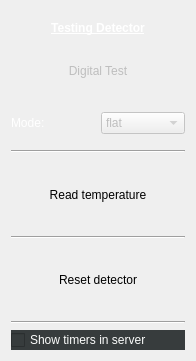
        <widget class="QWidget" name="layoutWidget_2">
         <property name="geometry">
          <rect>
           <x>750</x>
           <y>10</y>
           <width>196</width>
           <height>361</height>
          </rect>
         </property>
         <layout class="QVBoxLayout" name="verticalLayout_7">
          <property name="sizeConstraint">
           <enum>QLayout::SetDefaultConstraint</enum>
          </property>
          <item>
           <spacer name="verticalSpacer_10">
            <property name="orientation">
             <enum>Qt::Vertical</enum>
            </property>
            <property name="sizeType">
             <enum>QSizePolicy::Fixed</enum>
            </property>
            <property name="sizeHint" stdset="0">
             <size>
              <width>20</width>
              <height>10</height>
             </size>
            </property>
           </spacer>
          </item>
          <item>
           <widget class="QLabel" name="label_28">
            <property name="sizePolicy">
             <sizepolicy hsizetype="Preferred" vsizetype="Fixed">
              <horstretch>0</horstretch>
              <verstretch>0</verstretch>
             </sizepolicy>
            </property>
            <property name="font">
             <font>
              <weight>75</weight>
              <bold>true</bold>
              <underline>true</underline>
             </font>
            </property>
            <property name="styleSheet">
             <string notr="true">color: white</string>
            </property>
            <property name="text">
             <string>Testing Detector</string>
            </property>
            <property name="alignment">
             <set>Qt::AlignCenter</set>
            </property>
           </widget>
          </item>
          <item>
           <spacer name="verticalSpacer_3">
            <property name="orientation">
             <enum>Qt::Vertical</enum>
            </property>
            <property name="sizeType">
             <enum>QSizePolicy::Fixed</enum>
            </property>
            <property name="sizeHint" stdset="0">
             <size>
              <width>20</width>
              <height>5</height>
             </size>
            </property>
           </spacer>
          </item>
          <item>
           <widget class="QPushButton" name="pushButton_DigitalTest">
            <property name="enabled">
             <bool>false</bool>
            </property>
            <property name="sizePolicy">
             <sizepolicy hsizetype="Preferred" vsizetype="Preferred">
              <horstretch>0</horstretch>
              <verstretch>0</verstretch>
             </sizepolicy>
            </property>
            <property name="text">
             <string>Digital Test</string>
            </property>
            <property name="flat">
             <bool>true</bool>
            </property>
           </widget>
          </item>
          <item>
           <spacer name="verticalSpacer_11">
            <property name="orientation">
             <enum>Qt::Vertical</enum>
            </property>
            <property name="sizeType">
             <enum>QSizePolicy::Fixed</enum>
            </property>
            <property name="sizeHint" stdset="0">
             <size>
              <width>20</width>
              <height>10</height>
             </size>
            </property>
           </spacer>
          </item>
          <item>
           <layout class="QHBoxLayout" name="horizontalLayout_4">
            <item>
             <widget class="QLabel" name="label_TestModeDigitalTest">
              <property name="sizePolicy">
               <sizepolicy hsizetype="Preferred" vsizetype="Fixed">
                <horstretch>0</horstretch>
                <verstretch>0</verstretch>
               </sizepolicy>
              </property>
              <property name="layoutDirection">
               <enum>Qt::LeftToRight</enum>
              </property>
              <property name="styleSheet">
               <string notr="true">color: white</string>
              </property>
              <property name="text">
               <string>Mode:</string>
              </property>
              <property name="alignment">
               <set>Qt::AlignLeading|Qt::AlignLeft|Qt::AlignVCenter</set>
              </property>
             </widget>
            </item>
            <item>
             <widget class="QComboBox" name="comboBox_DigitalTestMode">
              <property name="enabled">
               <bool>false</bool>
              </property>
              <property name="sizePolicy">
               <sizepolicy hsizetype="Preferred" vsizetype="Fixed">
                <horstretch>0</horstretch>
                <verstretch>0</verstretch>
               </sizepolicy>
              </property>
              <property name="styleSheet">
               <string notr="true">QComboBox:enabled{
color: rgb(0,0,51);
}
QComboBox:disable{
color: rgb(203, 200, 198);
}</string>
              </property>
              <item>
               <property name="text">
                <string>flat</string>
               </property>
              </item>
              <item>
               <property name="text">
                <string>strip</string>
               </property>
              </item>
              <item>
               <property name="text">
                <string>gradient</string>
               </property>
              </item>
             </widget>
            </item>
           </layout>
          </item>
          <item>
           <spacer name="verticalSpacer_24">
            <property name="orientation">
             <enum>Qt::Vertical</enum>
            </property>
            <property name="sizeType">
             <enum>QSizePolicy::Fixed</enum>
            </property>
            <property name="sizeHint" stdset="0">
             <size>
              <width>20</width>
              <height>10</height>
             </size>
            </property>
           </spacer>
          </item>
          <item>
           <widget class="Line" name="line_10">
            <property name="orientation">
             <enum>Qt::Horizontal</enum>
            </property>
           </widget>
          </item>
          <item>
           <spacer name="verticalSpacer_29">
            <property name="orientation">
             <enum>Qt::Vertical</enum>
            </property>
            <property name="sizeType">
             <enum>QSizePolicy::Fixed</enum>
            </property>
            <property name="sizeHint" stdset="0">
             <size>
              <width>20</width>
              <height>10</height>
             </size>
            </property>
           </spacer>
          </item>
          <item>
           <widget class="QPushButton" name="pushButton_ReadTemperature">
            <property name="sizePolicy">
             <sizepolicy hsizetype="Minimum" vsizetype="Preferred">
              <horstretch>0</horstretch>
              <verstretch>0</verstretch>
             </sizepolicy>
            </property>
            <property name="text">
             <string>Read temperature</string>
            </property>
            <property name="flat">
             <bool>true</bool>
            </property>
           </widget>
          </item>
          <item>
           <spacer name="verticalSpacer_30">
            <property name="orientation">
             <enum>Qt::Vertical</enum>
            </property>
            <property name="sizeType">
             <enum>QSizePolicy::Fixed</enum>
            </property>
            <property name="sizeHint" stdset="0">
             <size>
              <width>20</width>
              <height>10</height>
             </size>
            </property>
           </spacer>
          </item>
          <item>
           <widget class="Line" name="line_9">
            <property name="orientation">
             <enum>Qt::Horizontal</enum>
            </property>
           </widget>
          </item>
          <item>
           <spacer name="verticalSpacer_22">
            <property name="orientation">
             <enum>Qt::Vertical</enum>
            </property>
            <property name="sizeType">
             <enum>QSizePolicy::Fixed</enum>
            </property>
            <property name="sizeHint" stdset="0">
             <size>
              <width>20</width>
              <height>10</height>
             </size>
            </property>
           </spacer>
          </item>
          <item>
           <widget class="QPushButton" name="pushButton_ResetDetector">
            <property name="sizePolicy">
             <sizepolicy hsizetype="Minimum" vsizetype="Preferred">
              <horstretch>0</horstretch>
              <verstretch>0</verstretch>
             </sizepolicy>
            </property>
            <property name="text">
             <string>Reset detector</string>
            </property>
            <property name="flat">
             <bool>true</bool>
            </property>
           </widget>
          </item>
          <item>
           <spacer name="verticalSpacer_23">
            <property name="orientation">
             <enum>Qt::Vertical</enum>
            </property>
            <property name="sizeType">
             <enum>QSizePolicy::Fixed</enum>
            </property>
            <property name="sizeHint" stdset="0">
             <size>
              <width>20</width>
              <height>10</height>
             </size>
            </property>
           </spacer>
          </item>
          <item>
           <widget class="Line" name="line_12">
            <property name="orientation">
             <enum>Qt::Horizontal</enum>
            </property>
           </widget>
          </item>
          <item>
           <widget class="QCheckBox" name="checkBox_TimerInServer">
            <property name="styleSheet">
             <string notr="true">QCheckBox:enabled{
background: rgb(55, 60, 61);
color: rgb(252,253,252);
}
QCheckBox:disable{
background: rgb(55, 60, 61);
color: rgb(203, 200, 198);
}</string>
            </property>
            <property name="text">
             <string>Show timers in server</string>
            </property>
           </widget>
          </item>
         </layout>
        </widget>
